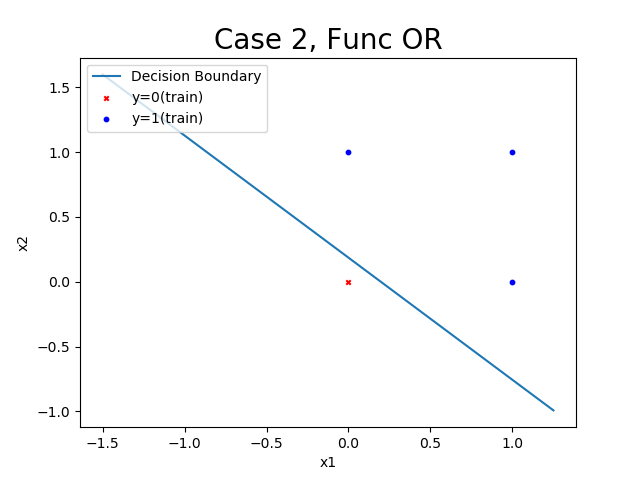

Write Python code to recreate this figure.
# -*- coding: UTF-8 -*-
'''
created at 2020/11/6
author: Lishang Chien
'''
import matplotlib.pyplot as plt
import numpy as np
from pandas import DataFrame


class FuncOR:
    def __init__(self, dataset, weights, learningRate, epoch):
        self.dataset = np.array(dataset)
        self.w = np.array(weights)
        self.learningRate = learningRate
        self.epochs = epoch
        self.N = len(dataset)

    # calculate w0*x0 + w1*x1 ... wN*xN
    def n(self, w, x):
        return w.T.dot(x)

    # make sure n locate between 0 and 1
    def sigmoid(self, n):
        return 1.0 / (1.0 + np.exp(-n))

    # error function
    def cross_entropy(self, y, yHat):
        return y - yHat

    # logistic_regression algorithm
    def logistic_regression(self):
        errorMeasure_lastTime = 0.0 # initial last time's error measure
        for epoch in range(1,self.epochs):
            errorMeasure = 0.0 # reset error measure every epoch
            for x,y in dataset:
                yHat = self.sigmoid( self.n(self.w, x) ) # put n=sum(w*x) to o(n)=sigmoid(n), get yHat
                self.w = self.w.T + self.learningRate * self.cross_entropy(y, yHat) * np.array(x) # w = w + learning rate * y-yHat * x
                errorMeasure += self.cross_entropy(y, yHat) ** 2 # Mean Square Error(MSE), sum part
                self.learningRate *= 0.98  # 使learning rate逐漸下降

            errorMeasure /= self.N # Mean Square Error(MSE), 1/N part
            print(f'In Epoch {epoch}, bias = {self.w[:1][0]}, weights = {self.w[1:]}, error measure = {errorMeasure}')
            if errorMeasure < 0.05 or errorMeasure == errorMeasure_lastTime:
                return self.w, epoch # return result when error measure enough small or error measure stop beening smaller
            errorMeasure_lastTime = errorMeasure
                
        return self.w, self.epochs   # return result when error measure approach max epoch

    # classify x to positive and negative within y
    def classify_compoment(self, compoment):
        return compoment[compoment['y']==1], compoment[compoment['y']==0]
    
    # draw
    def fig_draw(self, weights):
        # clean-up data
        ps_train = [list(v[0])+[v[1]] for v in self.dataset] # mix tuple X and int Y into list

        # classify data by y's value
        ps_train = DataFrame(ps_train, columns=['x0', 'x1','x2', 'y'])
        train_positive, train_negative = self.classify_compoment(ps_train)

        # initial fig
        fig = plt.figure(num='Case 2, Func OR')
        ax1 = fig.add_subplot(111)
        ax1.set_xlabel("x1")
        ax1.set_ylabel("x2")
        ax1.set_title(f"Case 2, Func OR", fontsize=20)

        # draw points
        ax1.scatter(train_negative['x1'], train_negative['x2'], s=10, c='r', marker="x", label='y=0(train)')
        ax1.scatter(train_positive['x1'], train_positive['x2'], s=10, c='b', marker="o", label='y=1(train)')

        # draw line
        line_x = np.linspace(-1.5, 1.25)
        line_y = (-weights[0] - np.dot(weights[1], line_x)) / weights[2]
        ax1.plot(line_x, line_y, label='Decision Boundary')
        plt.legend(loc='upper left')
        plt.savefig('./case2.png')
        print(f'>>[PROCESS] Fig drawn, close fig to end-up process')
        plt.show()

if __name__ == '__main__':
    # initial
    dataset = [((1, 0, 0), 0), #((x0,x1,x2), y1)
               ((1, 0, 1), 1),
               ((1, 1, 0), 1),
               ((1, 1, 1), 1)]
    weights = [0,0,0] # default weights
    learningRate = 1  # default laerning rate
    epoch = 1000      # maxiumn epoch

    # create case2
    case2 = FuncOR(dataset=dataset, weights=weights, learningRate=learningRate, epoch=epoch)

    # algorithm start
    print(f'>>[PROCESS] Func OR start, using logistic regression')
    w_trained,epoch = case2.logistic_regression()
    print(f'Final_weights : {w_trained}')
    print(f'Final_epoch : {epoch}')

    # draw
    case2.fig_draw(weights=w_trained)